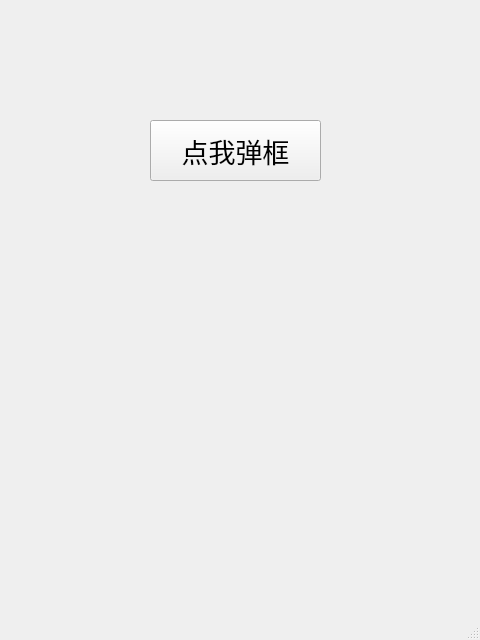
<?xml version="1.0" encoding="UTF-8"?>
<ui version="4.0">
 <class>MainWindow</class>
 <widget class="QMainWindow" name="MainWindow">
  <property name="geometry">
   <rect>
    <x>0</x>
    <y>0</y>
    <width>480</width>
    <height>640</height>
   </rect>
  </property>
  <property name="windowTitle">
   <string>QtDesigner体验</string>
  </property>
  <widget class="QWidget" name="centralwidget">
   <widget class="QPushButton" name="pushButton">
    <property name="geometry">
     <rect>
      <x>150</x>
      <y>120</y>
      <width>171</width>
      <height>61</height>
     </rect>
    </property>
    <property name="font">
     <font>
      <pointsize>20</pointsize>
     </font>
    </property>
    <property name="text">
     <string>点我弹框</string>
    </property>
   </widget>
  </widget>
  <widget class="QMenuBar" name="menubar">
   <property name="geometry">
    <rect>
     <x>0</x>
     <y>0</y>
     <width>480</width>
     <height>21</height>
    </rect>
   </property>
  </widget>
  <widget class="QStatusBar" name="statusbar"/>
 </widget>
 <resources>
  <include location="qrc.qrc"/>
 </resources>
 <connections>
  <connection>
   <sender>pushButton</sender>
   <signal>clicked()</signal>
   <receiver>MainWindow</receiver>
   <slot>button_clicked()</slot>
   <hints>
    <hint type="sourcelabel">
     <x>224</x>
     <y>161</y>
    </hint>
    <hint type="destinationlabel">
     <x>348</x>
     <y>328</y>
    </hint>
   </hints>
  </connection>
 </connections>
 <slots>
  <slot>button_clicked()</slot>
 </slots>
</ui>
